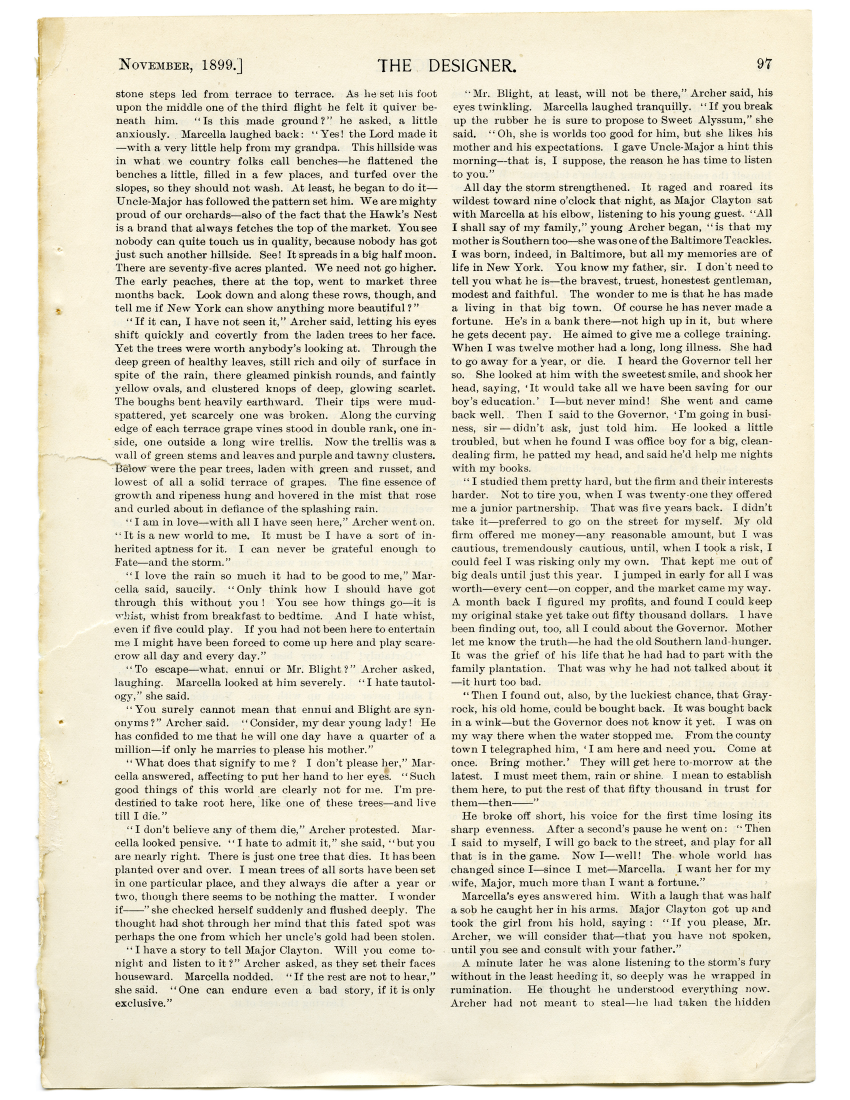
#> input picture 1.jpg, 2550 x 3300 px (shown at 1/3 size)
$ python cropper.py 1.jpg   (Python 2 division)   (older library calls are emulated)
#> lines starting #> are read from the running program, lines starting #| are printed output that depends on the picture; after the words box and inside, x2 and y2 are one past the last pixel; in counts of white or black regions, pixels touching at a corner belong together
#!/usr/bin/env python
'''Crop an image to just the portions containing text.

Usage:

    ./crop_morphology.py path/to/image.jpg

This will place the cropped image in path/to/image.crop.png.

For details on the methodology, see
http://www.danvk.org/2015/01/07/finding-blocks-of-text-in-an-image-using-python-opencv-and-numpy.html
'''

import glob
import os
import random
import sys
import random
import math
import json
from collections import defaultdict

import cv2
from PIL import Image, ImageDraw
import numpy as np
from scipy.ndimage.filters import rank_filter


def dilate(ary, N, iterations):
    """Dilate using an NxN '+' sign shape. ary is np.uint8."""
    kernel = np.zeros((N,N), dtype=np.uint8)
    kernel[(N-1)/2,:] = 1
    dilated_image = cv2.dilate(ary / 255, kernel, iterations=iterations)

    kernel = np.zeros((N,N), dtype=np.uint8)
    kernel[:,(N-1)/2] = 1
    dilated_image = cv2.dilate(dilated_image, kernel, iterations=iterations)
    return dilated_image


def props_for_contours(contours, ary):
    """Calculate bounding box & the number of set pixels for each contour."""
    c_info = []
    for c in contours:
        x,y,w,h = cv2.boundingRect(c)
        c_im = np.zeros(ary.shape)
        cv2.drawContours(c_im, [c], 0, 255, -1)
        c_info.append({
            'x1': x,
            'y1': y,
            'x2': x + w - 1,
            'y2': y + h - 1,
            'sum': np.sum(ary * (c_im > 0))/255
        })
    return c_info


def union_crops(crop1, crop2):
    """Union two (x1, y1, x2, y2) rects."""
    x11, y11, x21, y21 = crop1
    x12, y12, x22, y22 = crop2
    return min(x11, x12), min(y11, y12), max(x21, x22), max(y21, y22)


def intersect_crops(crop1, crop2):
    x11, y11, x21, y21 = crop1
    x12, y12, x22, y22 = crop2
    return max(x11, x12), max(y11, y12), min(x21, x22), min(y21, y22)


def crop_area(crop):
    x1, y1, x2, y2 = crop
    return max(0, x2 - x1) * max(0, y2 - y1)


def find_border_components(contours, ary):
    borders = []
    area = ary.shape[0] * ary.shape[1]
    for i, c in enumerate(contours):
        x,y,w,h = cv2.boundingRect(c)
        if w * h > 0.5 * area:
            borders.append((i, x, y, x + w - 1, y + h - 1))
    return borders


def angle_from_right(deg):
    return min(deg % 90, 90 - (deg % 90))


def remove_border(contour, ary):
    """Remove everything outside a border contour."""
    # Use a rotated rectangle (should be a good approximation of a border).
    # If it's far from a right angle, it's probably two sides of a border and
    # we should use the bounding box instead.
    c_im = np.zeros(ary.shape)
    r = cv2.minAreaRect(contour)
    degs = r[2]
    if angle_from_right(degs) <= 10.0:
        box = cv2.cv.BoxPoints(r)
        box = np.int0(box)
        cv2.drawContours(c_im, [box], 0, 255, -1)
        cv2.drawContours(c_im, [box], 0, 0, 4)
    else:
        x1, y1, x2, y2 = cv2.boundingRect(contour)
        cv2.rectangle(c_im, (x1, y1), (x2, y2), 255, -1)
        cv2.rectangle(c_im, (x1, y1), (x2, y2), 0, 4)

    return np.minimum(c_im, ary)


def find_components(edges, max_components=16):
    """Dilate the image until there are just a few connected components.

    Returns contours for these components."""
    # Perform increasingly aggressive dilation until there are just a few
    # connected components.
    count = 21
    dilation = 5
    n = 1
    while count > 16:
        n += 1
        dilated_image = dilate(edges, N=3, iterations=n)
        contours, hierarchy = cv2.findContours(dilated_image, cv2.RETR_TREE, cv2.CHAIN_APPROX_SIMPLE)
        count = len(contours)
    #print dilation
    #Image.fromarray(edges).show()
    #Image.fromarray(255 * dilated_image).show()
    return contours


def find_optimal_components_subset(contours, edges):
    """Find a crop which strikes a good balance of coverage/compactness.

    Returns an (x1, y1, x2, y2) tuple.
    """
    c_info = props_for_contours(contours, edges)
    c_info.sort(key=lambda x: -x['sum'])
    total = np.sum(edges) / 255
    area = edges.shape[0] * edges.shape[1]

    c = c_info[0]
    del c_info[0]
    this_crop = c['x1'], c['y1'], c['x2'], c['y2']
    crop = this_crop
    covered_sum = c['sum']

    while covered_sum < total:
        changed = False
        recall = 1.0 * covered_sum / total
        prec = 1 - 1.0 * crop_area(crop) / area
        f1 = 2 * (prec * recall / (prec + recall))
        #print '----'
        for i, c in enumerate(c_info):
            this_crop = c['x1'], c['y1'], c['x2'], c['y2']
            new_crop = union_crops(crop, this_crop)
            new_sum = covered_sum + c['sum']
            new_recall = 1.0 * new_sum / total
            new_prec = 1 - 1.0 * crop_area(new_crop) / area
            new_f1 = 2 * new_prec * new_recall / (new_prec + new_recall)

            # Add this crop if it improves f1 score,
            # _or_ it adds 25% of the remaining pixels for <15% crop expansion.
            # ^^^ very ad-hoc! make this smoother
            remaining_frac = c['sum'] / (total - covered_sum)
            new_area_frac = 1.0 * crop_area(new_crop) / crop_area(crop) - 1
            if new_f1 > f1 or (
                    remaining_frac > 0.25 and new_area_frac < 0.15):
                print '%d %s -> %s / %s (%s), %s -> %s / %s (%s), %s -> %s' % (
                        i, covered_sum, new_sum, total, remaining_frac,
                        crop_area(crop), crop_area(new_crop), area, new_area_frac,
                        f1, new_f1)
                crop = new_crop
                covered_sum = new_sum
                del c_info[i]
                changed = True
                break

        if not changed:
            break

    return crop


def pad_crop(crop, contours, edges, border_contour, pad_px=15):
    """Slightly expand the crop to get full contours.

    This will expand to include any contours it currently intersects, but will
    not expand past a border.
    """
    bx1, by1, bx2, by2 = 0, 0, edges.shape[0], edges.shape[1]
    if border_contour is not None and len(border_contour) > 0:
        c = props_for_contours([border_contour], edges)[0]
        bx1, by1, bx2, by2 = c['x1'] + 5, c['y1'] + 5, c['x2'] - 5, c['y2'] - 5

    def crop_in_border(crop):
        x1, y1, x2, y2 = crop
        x1 = max(x1 - pad_px, bx1)
        y1 = max(y1 - pad_px, by1)
        x2 = min(x2 + pad_px, bx2)
        y2 = min(y2 + pad_px, by2)
        return crop

    crop = crop_in_border(crop)

    c_info = props_for_contours(contours, edges)
    changed = False
    for c in c_info:
        this_crop = c['x1'], c['y1'], c['x2'], c['y2']
        this_area = crop_area(this_crop)
        int_area = crop_area(intersect_crops(crop, this_crop))
        new_crop = crop_in_border(union_crops(crop, this_crop))
        if 0 < int_area < this_area and crop != new_crop:
            print '%s -> %s' % (str(crop), str(new_crop))
            changed = True
            crop = new_crop

    if changed:
        return pad_crop(crop, contours, edges, border_contour, pad_px)
    else:
        return crop


def downscale_image(im, max_dim=2048):
    """Shrink im until its longest dimension is <= max_dim.

    Returns new_image, scale (where scale <= 1).
    """
    a, b = im.size
    if max(a, b) <= max_dim:
        return 1.0, im

    scale = 1.0 * max_dim / max(a, b)
    new_im = im.resize((int(a * scale), int(b * scale)), Image.ANTIALIAS)
    return scale, new_im


def process_image(path, out_path):
#> called with path = '1.jpg', out_path = '1.crop.png'
    orig_im = Image.open(path)
#> orig_im is the input picture: PIL image 2550x3300 RGB; mean R, G, B 227.4, 222.5, 205.1
    scale, im = downscale_image(orig_im)
#> scale = 0.621

    edges = cv2.Canny(np.asarray(im), 100, 200)
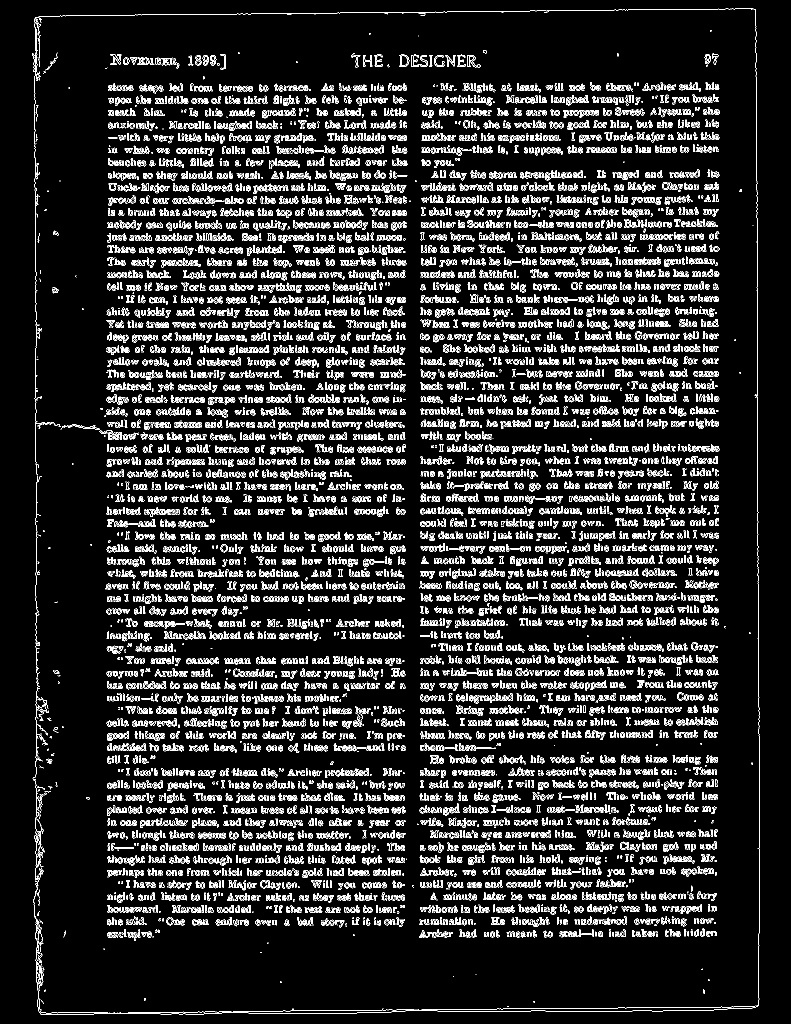
#> edges: shape (2048, 1582) (shown at 1/2 size); 10% white in thin lines or dots

    # TODO: dilate image _before_ finding a border. This is crazy sensitive!
    contours, hierarchy = cv2.findContours(edges, cv2.RETR_TREE, cv2.CHAIN_APPROX_SIMPLE)
#> contours = 23215 contours, 17059 with area under 20; largest, box (x1, y1, x2, y2) and area: (799, 109, 819, 134) 368, (784, 420, 813, 432) 228, (1244, 713, 1275, 729) 210, (1181, 1361, 1214, 1380) 210, (802, 111, 816, 132) 209
    borders = find_border_components(contours, edges)
#> the loop in find_border_components, `for i, c in enumerate(contours):` made 23215 passes
#> (c, x, y, w, h) on passes 2, 4, 8: ([[239, 2024], [241, 2024]], 239, 2024, 3, 1), ([[227, 2024], [229, 2024]], 227, 2024, 3, 1), ([[831, 2019], [832, 2019]], 831, 2019, 2, 1)
#> after the loop in find_border_components, `for i, c in enumerate(contours):`: borders = [(23212, 66, 17, 1519, 2029)]
#> borders = [(23212, 66, 17, 1519, 2029)]
    borders.sort(key=lambda (i, x1, y1, x2, y2): (x2 - x1) * (y2 - y1))

    border_contour = None
    if len(borders):
        border_contour = contours[borders[0][0]]
#> border_contour = contour of 1446 points, box (x1, y1, x2, y2) (66, 17, 1520, 2030), area 72
        edges = remove_border(border_contour, edges)
#> in remove_border, `r = cv2.minAreaRect(contour)`: r = ((789.8, 1023.1), (1453.8, 2007), -0.228)
#> in remove_border, `degs = r[2]`: degs = -0.228
#> in remove_border, `box = cv2.cv.BoxPoints(r)`: box = ((66.91, 2029.4), (58.92, 22.48), (1512.7, 16.69), (1520.7, 2023.6))
#> in remove_border, `box = np.int0(box)`: box = [[66, 2029], [58, 22], [1512, 16], [1520, 2023]]

    edges = 255 * (edges > 0).astype(np.uint8)
#> edges: shape (2048, 1582); 9.9% white in thin lines or dots

    # Remove ~1px borders using a rank filter.
    maxed_rows = rank_filter(edges, -4, size=(1, 20))
#> maxed_rows: shape (2048, 1582); 25.9% white; 1906 white regions (1177 under 20 px), largest, box (x1, y1, x2, y2) and area: (836, 439, 1443, 456) 6978, (213, 391, 822, 408) 6704, (209, 445, 820, 461) 6656
    maxed_cols = rank_filter(edges, -4, size=(20, 1))
#> maxed_cols: shape (2048, 1582); 24% white; 9812 white regions (3218 under 20 px), largest, box (x1, y1, x2, y2) and area: (69, 961, 96, 1800) 4053, (857, 1459, 887, 1781) 2586, (1237, 335, 1277, 562) 2452
    debordered = np.minimum(np.minimum(edges, maxed_rows), maxed_cols)
#> debordered: shape (2048, 1582); 7.3% white in thin lines or dots, all inside (x1, y1, x2, y2) = (64, 24, 1518, 2026)
    edges = debordered

    contours = find_components(edges)
#> the loop in find_components, `while count > 16:` made 25 passes
#> count on passes 1 to 8: 2160, 1552, 1064, 752, 807, 796, 242, 171
#> pass 1, in dilate, `dilated_image = cv2.dilate(dilated_image, kernel, iterations=iterations)`:
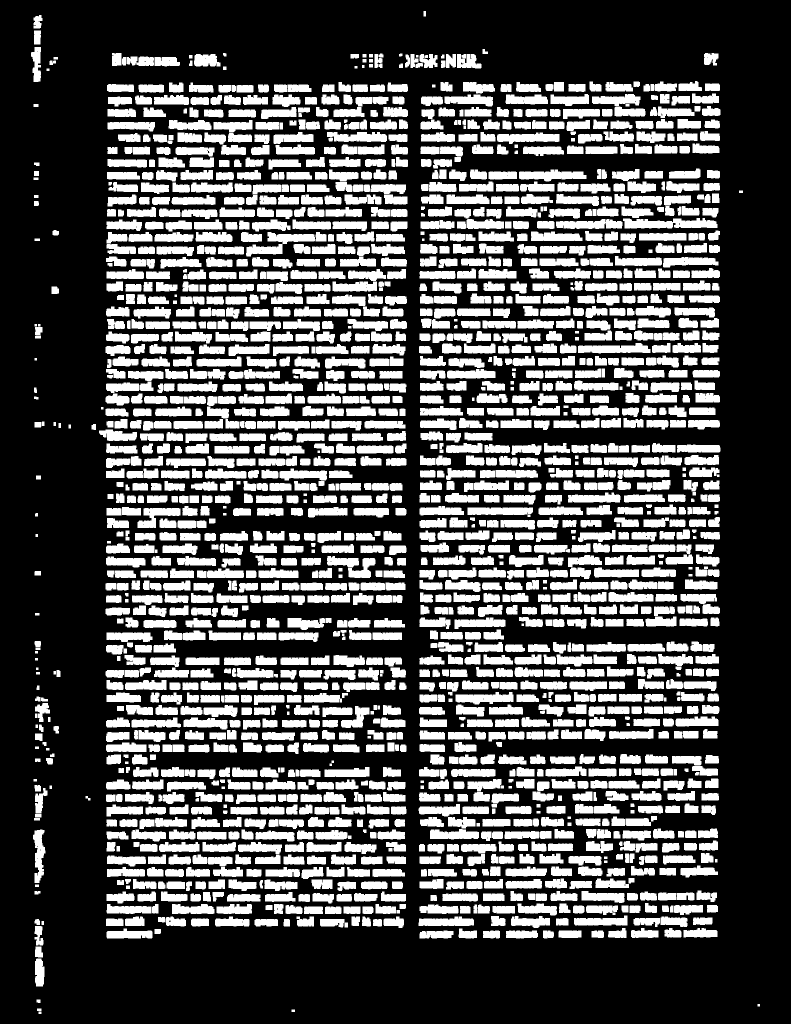
#> dilated_image: shape (2048, 1582) (shown at 1/2 size); values 0 (black) and 1 (white), 31.9% white; 1947 white regions, largest, box (x1, y1, x2, y2) and area: (1246, 436, 1435, 457) 2946, (492, 464, 630, 513) 2672, (1156, 686, 1301, 707) 2134
#> after the loop in find_components, `while count > 16:`:
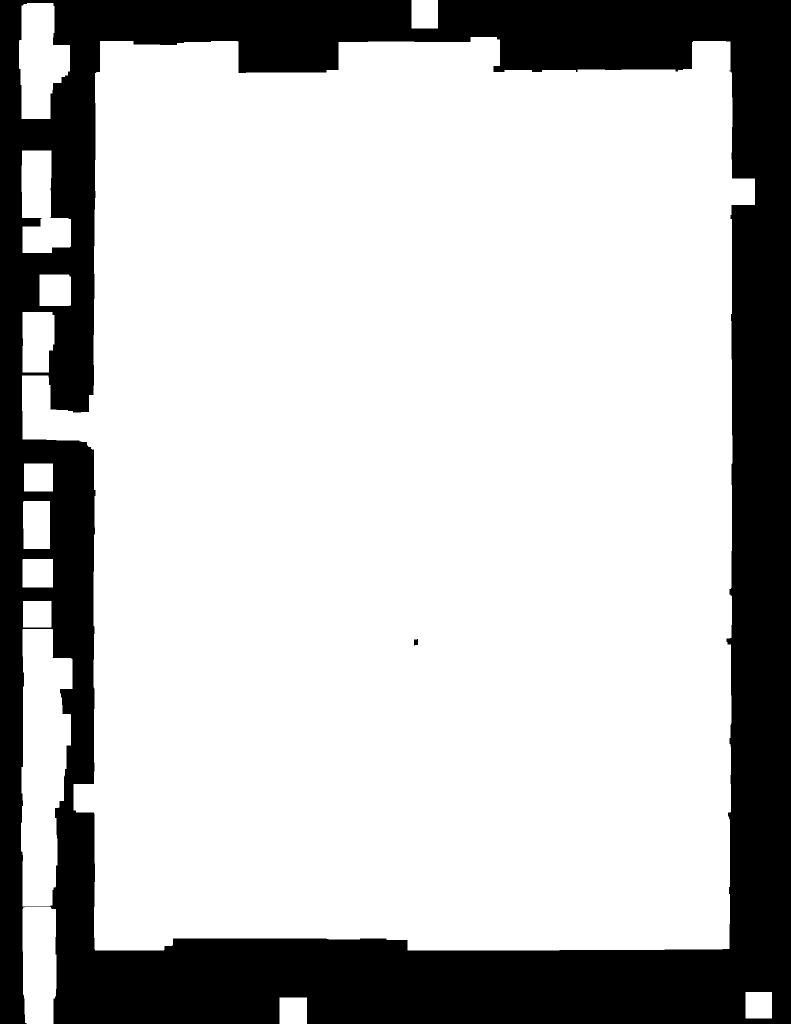
#> dilated_image: shape (2048, 1582) (shown at 1/2 size); values 0 (black) and 1 (white), 74.4% white; 2 black regions
#> after the loop in find_components, `while count > 16:`: n = 26
#> contours = 15 contours; largest, box (x1, y1, x2, y2) and area: (44, 74, 1510, 1901) 2283516, (42, 1258, 145, 1813) 42710, (38, 6, 140, 238) 16841, (45, 1814, 113, 2048) 14772, (43, 301, 142, 506) 13337
    if len(contours) == 0:
        print '%s -> (no text!)' % path
        return

    crop = find_optimal_components_subset(contours, edges)
#> the loop in props_for_contours, `for c in contours:` made 15 passes
#> (x, y, w, h) on passes 3, 4, 6, 7, 9, 10, 11, 12: (45, 1814, 68, 234), (42, 1258, 103, 555), (45, 1118, 61, 57), (46, 1002, 54, 96), (45, 624, 64, 121), (79, 549, 63, 63), (43, 301, 99, 205), (44, 74, 1466, 1827)
#> after the loop in props_for_contours, `for c in contours:`: c_info = 15 items
#> in find_optimal_components_subset, `total = np.sum(edges) / 255`: total = 235649
#> in find_optimal_components_subset, `area = edges.shape[0] * edges.shape[1]`: area = 3239936
#> in find_optimal_components_subset, `c = c_info[0]`: c = {'x1': 44, 'y1': 74, 'x2': 1509, 'y2': 1900, 'sum': 234082}
#> in find_optimal_components_subset, `this_crop = c['x1'], c['y1'], c['x2'], c['y2']`: this_crop = (44, 74, 1509, 1900)
#> in find_optimal_components_subset, `covered_sum = c['sum']`: covered_sum = 234082
#> the loop in find_optimal_components_subset, `while covered_sum < total:` made 13 passes
#> (recall, prec, f1) on passes 1 to 8: (0.993, 0.174, 0.297), (0.996, 0.173, 0.295), (0.998, 0.107, 0.193), (0.999, 0.0733, 0.137), (1, 0.0733, 0.137), (1, 0.0733, 0.137), (1, 0.0733, 0.137), (1, 0.0733, 0.137)
#> (printed output is left out)
    crop = pad_crop(crop, contours, edges, border_contour)
#> the loop in props_for_contours (call 2), `for c in contours:` made 1 pass
#> after the loop in props_for_contours (call 2), `for c in contours:`:
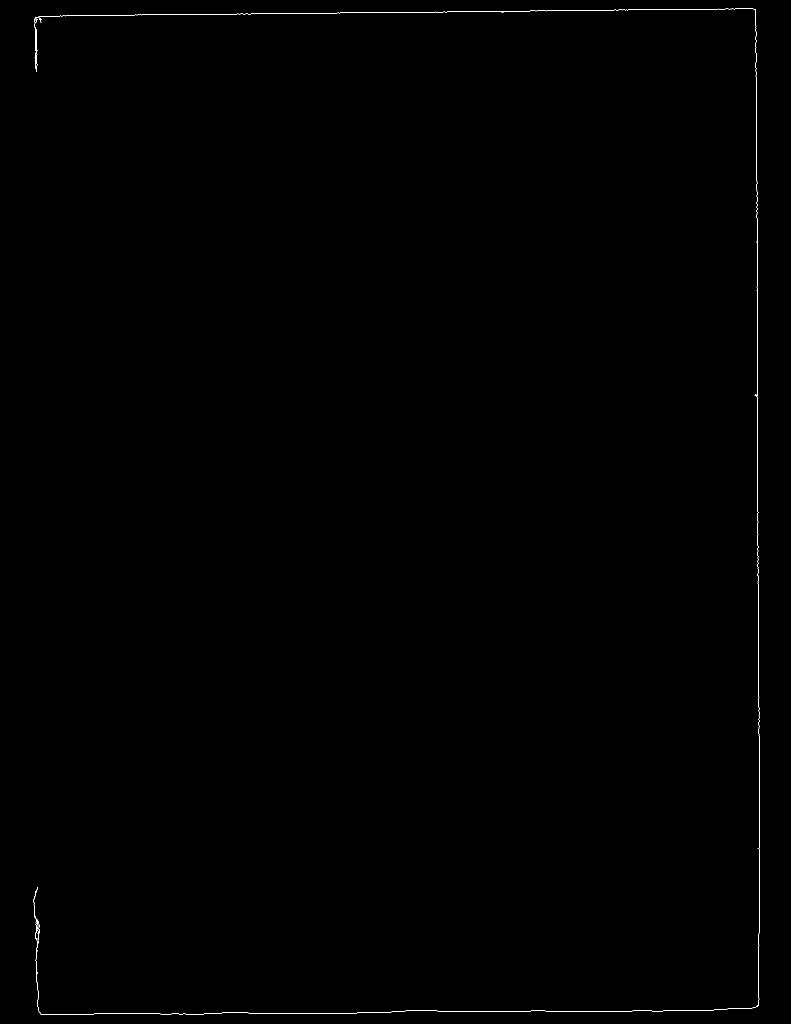
#> c_im: shape (2048, 1582) float64 (shown at 1/2 size); 0.17% white in thin lines or dots
#> the loop in pad_crop, `for c in c_info:` made 15 passes
#> c on passes 1 to 7: {'x1': 559, 'y1': 1995, 'x2': 613, 'y2': 2047, 'sum': 2}, {'x1': 1491, 'y1': 1984, 'x2': 1543, 'y2': 2036, 'sum': 1}, {'x1': 45, 'y1': 1814, 'x2': 112, 'y2': 2047, 'sum': 379}, {'x1': 42, 'y1': 1258, 'x2': 144, 'y2': 1812, 'sum': 718}, {'x1': 46, 'y1': 1202, 'x2': 102, 'y2': 1254, 'sum': 2}, {'x1': 45, 'y1': 1118, 'x2': 105, 'y2': 1174, 'sum': 14}, {'x1': 46, 'y1': 1002, 'x2': 99, 'y2': 1097, 'sum': 5}

    crop = [int(x / scale) for x in crop]  # upscale to the original image size.
    # [10 lines of commented-out code are left out]
    text_im = orig_im.crop(crop)
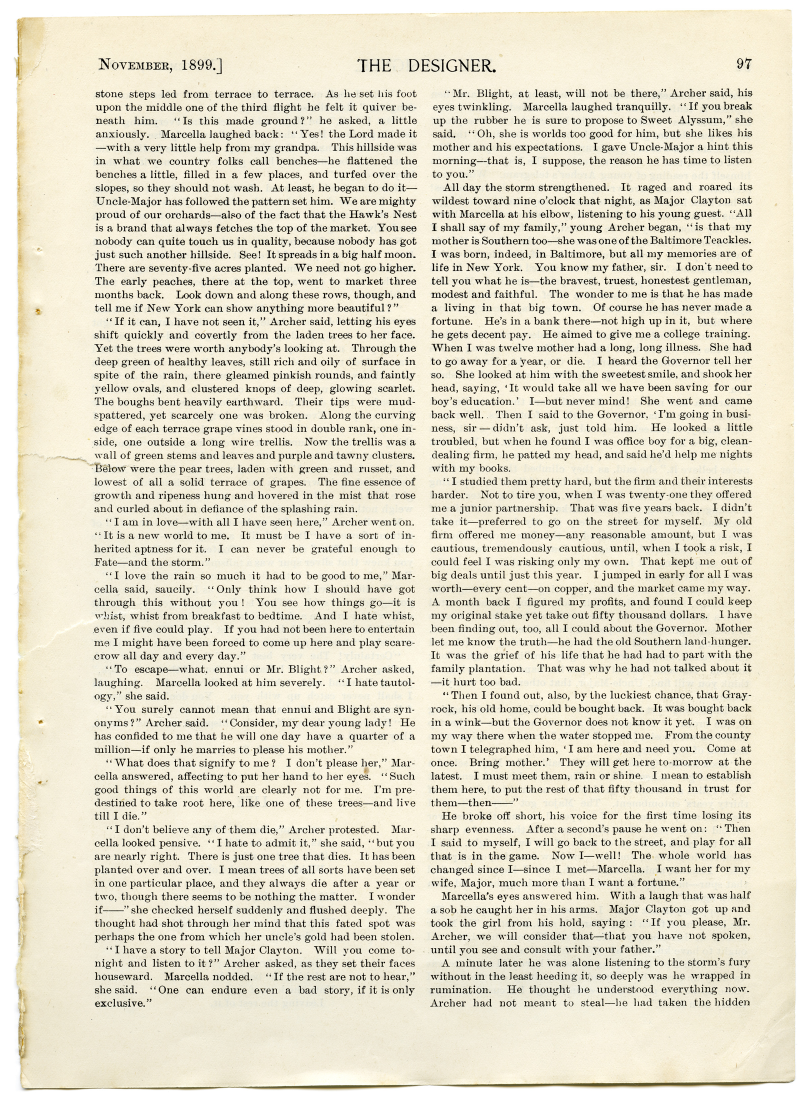
#> text_im: PIL image 2425x3298 RGB (shown at 1/3 size); mean R, G, B 226, 220.8, 202.5
    text_im.save(out_path)
    print '%s -> %s' % (path, out_path)


if __name__ == '__main__':
    if len(sys.argv) == 2 and '*' in sys.argv[1]:
        files = glob.glob(sys.argv[1])
        random.shuffle(files)
    else:
        files = sys.argv[1:]

    for path in files:
        out_path = path.replace('.jpg', '.crop.png')
        if os.path.exists(out_path): continue
        try:
            process_image(path, out_path)
        except Exception as e:
            print '%s %s' % (path, e)
